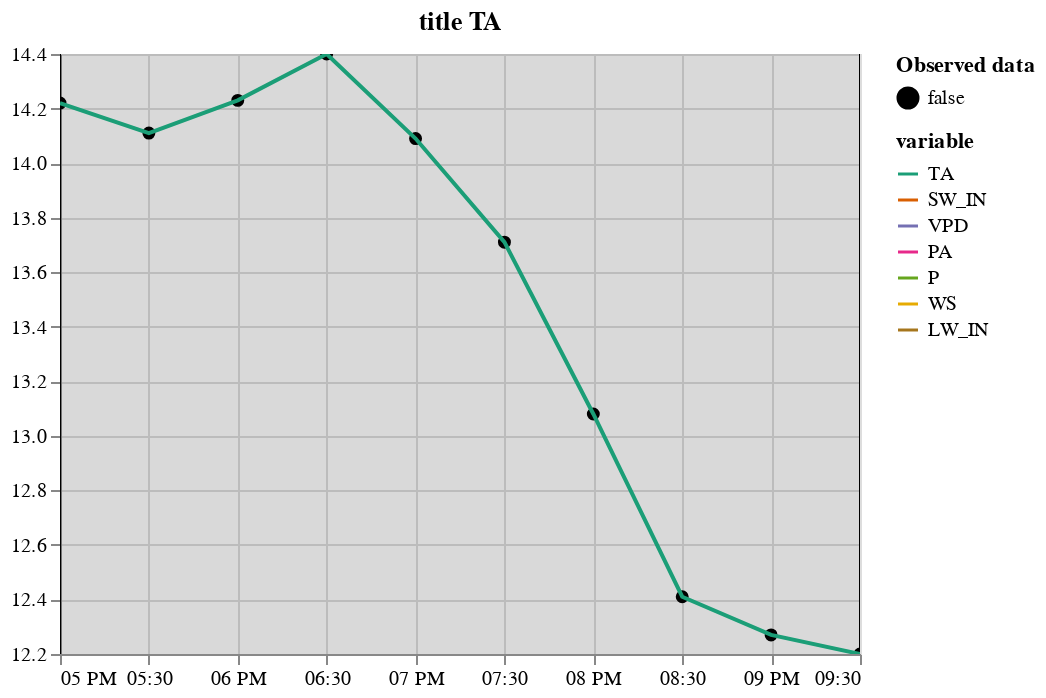

This figure's notebook cell:
### Code cell
plot_variable(m_df.tidy(), "TA", title="title TA")

### Figure 1 — Vega-Lite specification as saved in the notebook (floating-point values rounded to 4 significant figures)
{"config": {"view": {"continuousWidth": 400, "continuousHeight": 300}}, "layer": [{"data": {"name": "data-fef56d6be9214faafab4e0ea1b5aa4a9"}, "mark": {"type": "point", "color": "black", "fillOpacity": 1, "strokeWidth": 1}, "encoding": {"fill": {"field": "is_present", "legend": {"title": ["Observed data"]}, "scale": {"range": ["black", "#ffffff00"]}, "type": "nominal"}, "shape": {"field": "is_present", "type": "nominal"}, "x": {"axis": {"domain": true, "labels": true, "ticks": true, "title": "time"}, "field": "time", "type": "temporal"}, "y": {"field": "value", "scale": {"zero": false}, "title": "", "type": "quantitative"}}}, {"layer": [{"mark": "rule", "encoding": {"x": {"axis": {"domain": false, "labels": false, "ticks": false, "title": null}, "field": "gap_start", "type": "temporal"}}}, {"mark": "rule", "encoding": {"x": {"axis": {"domain": false, "labels": false, "ticks": false, "title": null}, "field": "gap_end", "type": "temporal"}}}, {"mark": {"type": "rect", "color": "black", "opacity": 0.15}, "encoding": {"x": {"axis": {"domain": false, "labels": false, "ticks": false, "title": null}, "field": "gap_start", "type": "temporal"}, "x2": {"field": "gap_end"}}}], "data": {"name": "data-25af61cd5757f427342361a34fb5ea62"}}, {"data": {"name": "data-fef56d6be9214faafab4e0ea1b5aa4a9"}, "mark": "line", "encoding": {"color": {"field": "variable", "scale": {"domain": ["TA", "SW_IN", "VPD", "PA", "P", "WS", "LW_IN"], "range": ["#1B9E77", "#D95F02", "#7570B3", "#E7298A", "#66A61E", "#E6AB02", "#A6761D", "#666666"]}, "type": "nominal"}, "x": {"field": "time", "type": "temporal"}, "y": {"field": "value", "scale": {"zero": false}, "title": "", "type": "quantitative"}}, "name": "view_1"}], "params": [{"name": "param_7", "select": {"type": "interval"}, "bind": "scales", "views": ["view_1"]}], "title": "title TA", "$schema": "https://vega.github.io/schema/vega-lite/v5.2.0.json", "datasets": {"data-fef56d6be9214faafab4e0ea1b5aa4a9": [{"time": "2000-06-15T17:00:00", "variable": "TA", "value": 14.22, "is_present": false}, {"time": "2000-06-15T17:30:00", "variable": "TA", "value": 14.11, "is_present": false}, {"time": "2000-06-15T18:00:00", "variable": "TA", "value": 14.23, "is_present": false}, {"time": "2000-06-15T18:30:00", "variable": "TA", "value": 14.4, "is_present": false}, {"time": "2000-06-15T19:00:00", "variable": "TA", "value": 14.09, "is_present": false}, {"time": "2000-06-15T19:30:00", "variable": "TA", "value": 13.71, "is_present": false}, {"time": "2000-06-15T20:00:00", "variable": "TA", "value": 13.08, "is_present": false}, {"time": "2000-06-15T20:30:00", "variable": "TA", "value": 12.41, "is_present": false}, {"time": "2000-06-15T21:00:00", "variable": "TA", "value": 12.27, "is_present": false}, {"time": "2000-06-15T21:30:00", "variable": "TA", "value": 12.2, "is_present": false}], "data-25af61cd5757f427342361a34fb5ea62": [{"gap_start": "2000-06-15T17:00:00", "gap_end": "2000-06-15T21:30:00"}]}}
